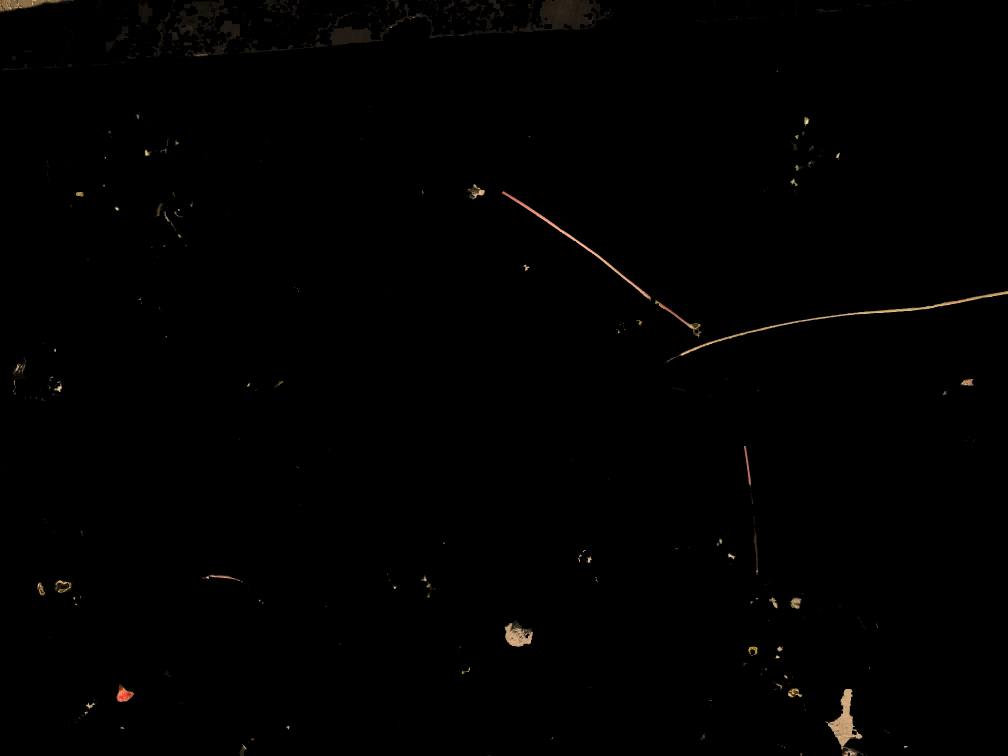
#> input picture src/runner_cutting/Runner_masked/start_masked.JPG, 4032 x 3024 px (shown at 1/4 size)
$ python contours.py
#> lines starting #> are read from the running program, lines starting #| are printed output that depends on the picture; after the words box and inside, x2 and y2 are one past the last pixel; in counts of white or black regions, pixels touching at a corner belong together
#> further down, img is the input picture: shape (3024, 4032, 3); mean B, G, R 0.8, 1.1, 1.4
import cv2
import numpy as np


def runner(img, min_len=2, max_gap=10000):
   #expects an image which has been pre-filtered to isolate canopy
   #img = cv2.resize(img, (2160, 1440))
#> called with min_len = 2, max_gap = 10000
   img_orig = img.copy()


   #closing holes that might have been left by previous functions
   kernel = np.ones((5,5),np.uint8)
   img = cv2.morphologyEx(img, cv2.MORPH_CLOSE, kernel)
   img = cv2.blur(img, (5,5))

   #convert to grayscale
   img_gray = cv2.cvtColor(img,cv2.COLOR_BGR2GRAY)

   #reduce blur at edges by filtering dimmest pixels
   _, img_gray = cv2.threshold(img_gray, 50, 255, 0)
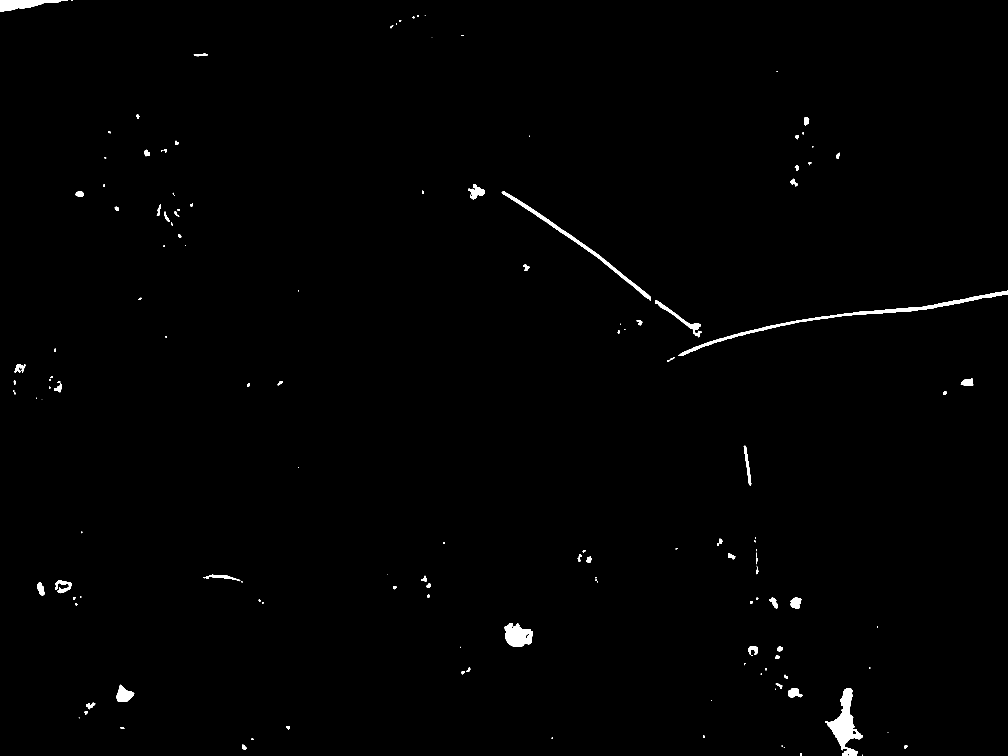
#> img_gray: shape (3024, 4032) (shown at 1/4 size); 0.68% white; 150 white regions (34 under 20 px), largest, box (x1, y1, x2, y2) and area: (3302, 2755, 3450, 3024) 14369, (2713, 1163, 4032, 1424) 14143, (2007, 765, 2604, 1202) 8686


   edges = cv2.Canny(img_gray,20,150,apertureSize = 7)
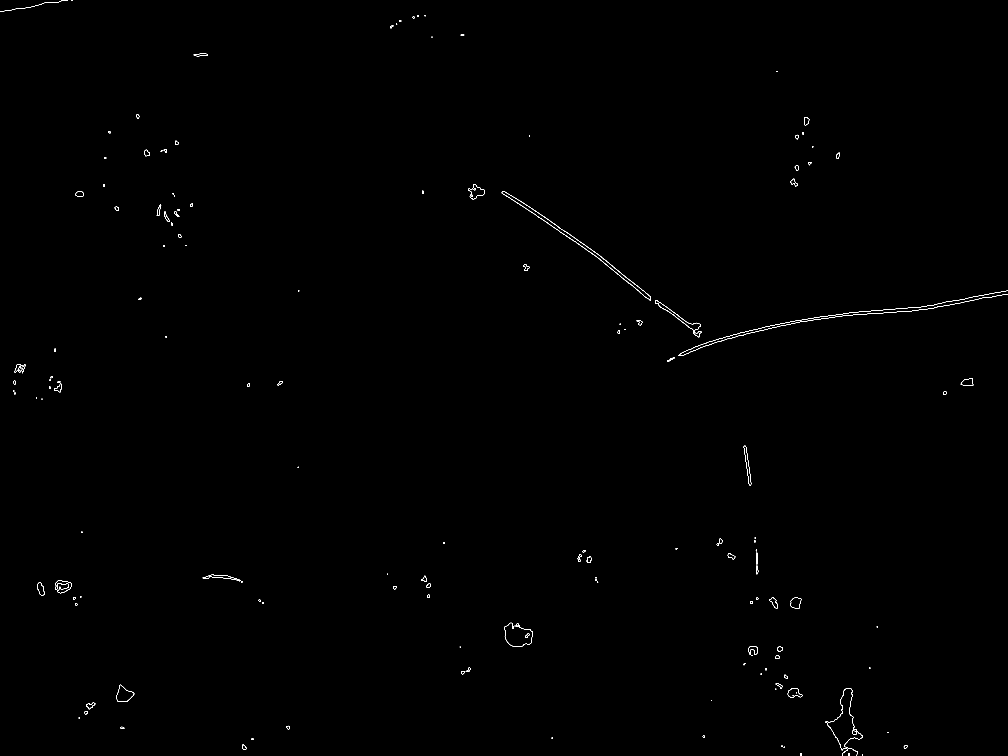
#> edges: shape (3024, 4032) (shown at 1/4 size); 0.12% white in thin lines or dots
   cv2.imshow("edges", cv2.resize(img_gray,(720,640)))
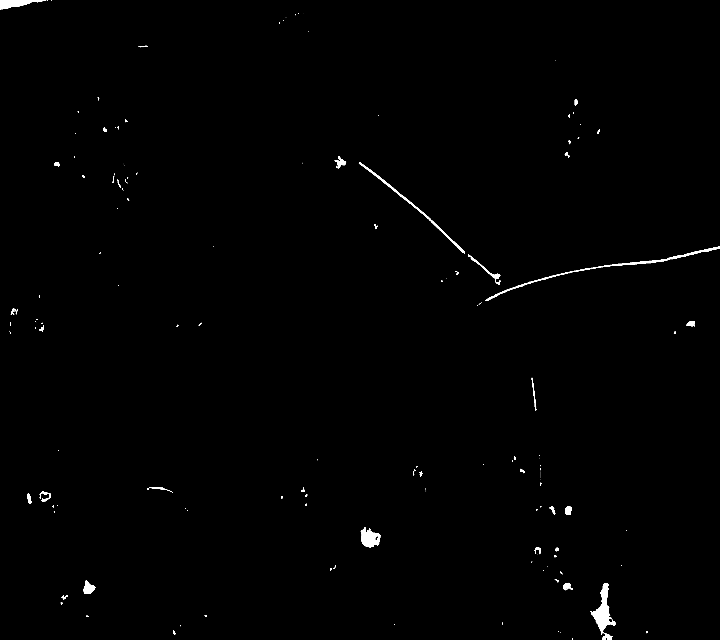
#> window 'edges': shape (640, 720); min 0, max 255, mean 1.7
   lines = cv2.HoughLinesP(img_gray,1,np.pi/180, 100 , 100, 100)
#> lines = 69 rows, first 6: [2399, 1036, 2567, 1159], [3209, 1279, 3815, 1216], [3252, 1272, 3659, 1230], [2413, 1048, 2592, 1178], [3184, 1283, 3360, 1265], [2047, 784, 2275, 950]
   drawing = np.zeros((img.shape[0],img.shape[1],3), np.uint8)
   if lines is not None:
      for line in lines:
         x1, y1, x2, y2 = line[0]
         cv2.line(drawing,(x1,y1),(x2,y2),(0,255,0),8)
#> this loop made 69 passes
#> (x1, y1, x2, y2) on passes 1 to 12: (2399, 1036, 2567, 1159), (3209, 1279, 3815, 1216), (3252, 1272, 3659, 1230), (2413, 1048, 2592, 1178), (3184, 1283, 3360, 1265), (2047, 784, 2275, 950), (2090, 810, 2538, 1136), (2030, 774, 2227, 917), (3451, 1256, 3781, 1222), (2634, 1214, 2779, 1320), (2204, 891, 2503, 1109), (3735, 1220, 3855, 1208)
   img = drawing + (img/2) + drawing

   return drawing, img


if __name__=='__main__':
   img = cv2.imread('start_masked.JPG')
   drawing, img_lines = runner(img)
   cv2.imshow("runner", cv2.resize(img_lines,(720,640)))
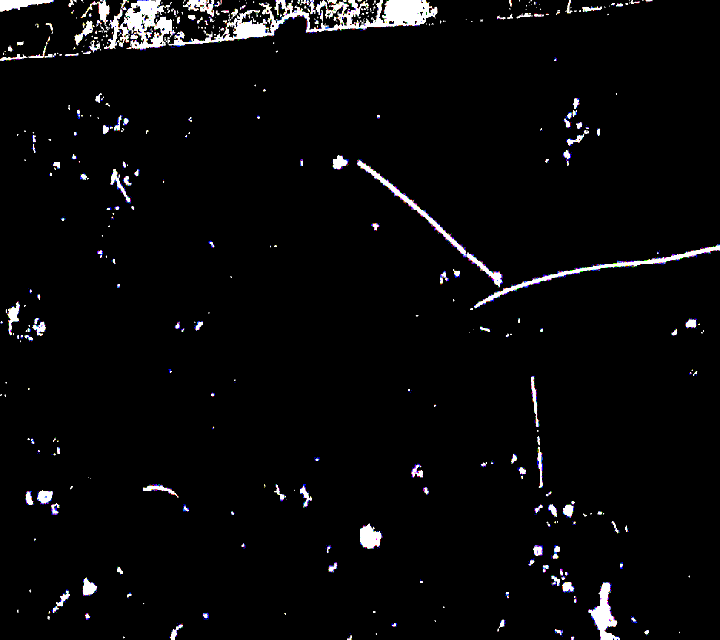
#> window 'runner': shape (640, 720, 3); mean B, G, R 9, 8.3, 8.5
   cv2.waitKey(0)
